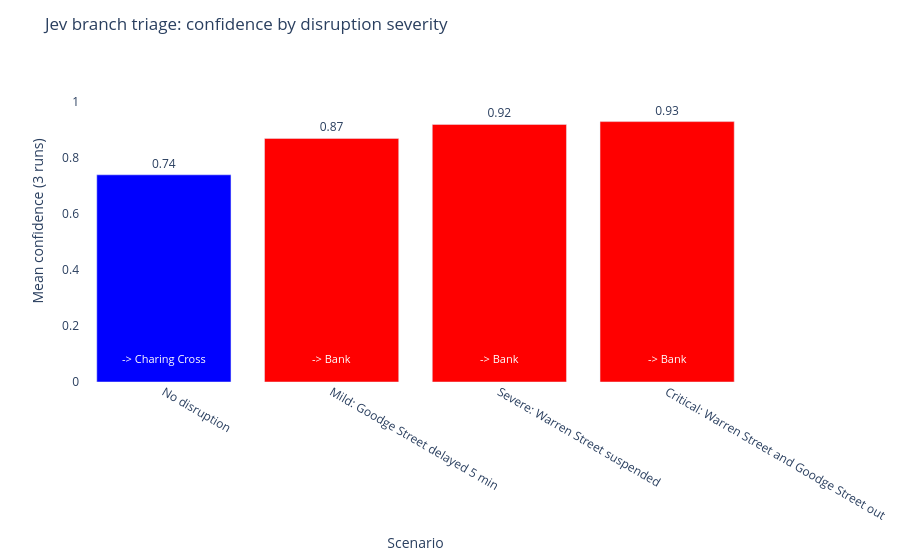

Notebook source saved alongside this figure:
### Markdown cell above
### Branch triage confidence progression

As disruption severity increases on the Charing Cross branch, Jev's confidence in choosing Bank rises cleanly. With both branches clear it reflects a genuine but not overwhelming preference for Charing Cross (the shorter route). By the time two stations are suspended the choice is unambiguous.

### Code cell
scenario_labels = summary["scenario"].tolist()
conf_values     = summary["mean_confidence"].tolist()
choices         = summary["choice"].tolist()
choice_colors   = ["blue" if c == "Charing Cross" else "red" for c in choices]

fig3 = go.Figure()
fig3.add_trace(go.Bar(
    x=scenario_labels,
    y=conf_values,
    marker_color=choice_colors,
    text=[f"{v:.2f}" for v in conf_values],
    textposition="outside",
))

for i, (label, choice, conf) in enumerate(zip(scenario_labels, choices, conf_values)):
    fig3.add_annotation(
        x=label,
        y=0.05,  # near the bottom of the bar
        text=f"-> {choice}",
        showarrow=False,
        font=dict(size=11, color="white"),
        yanchor="bottom",
    )

fig3.update_layout(
    title="Jev branch triage: confidence by disruption severity",
    xaxis_title="Scenario",
    yaxis_title="Mean confidence (3 runs)",
    yaxis=dict(range=[0, 1.15]),
    plot_bgcolor="white",
    paper_bgcolor="white",
    font=dict(size=12),
    margin=dict(t=60, b=40),
    showlegend=False,
)
fig3.show()

### Figure 1 — Plotly figure (JSON) as saved in the notebook; plotly's stock layout.template omitted (floating-point values rounded to 4 significant figures)
{"data": [{"marker": {"color": ["blue", "red", "red", "red"]}, "text": ["0.74", "0.87", "0.92", "0.93"], "textposition": "outside", "type": "bar", "x": ["No disruption", "Mild: Goodge Street delayed 5 min", "Severe: Warren Street suspended", "Critical: Warren Street and Goodge Street out"], "y": [0.74, 0.87, 0.92, 0.93]}], "layout": {"annotations": [{"font": {"color": "white", "size": 11}, "showarrow": false, "text": "-> Charing Cross", "x": "No disruption", "y": 0.05, "yanchor": "bottom"}, {"font": {"color": "white", "size": 11}, "showarrow": false, "text": "-> Bank", "x": "Mild: Goodge Street delayed 5 min", "y": 0.05, "yanchor": "bottom"}, {"font": {"color": "white", "size": 11}, "showarrow": false, "text": "-> Bank", "x": "Severe: Warren Street suspended", "y": 0.05, "yanchor": "bottom"}, {"font": {"color": "white", "size": 11}, "showarrow": false, "text": "-> Bank", "x": "Critical: Warren Street and Goodge Street out", "y": 0.05, "yanchor": "bottom"}], "font": {"size": 12}, "margin": {"b": 40, "t": 60}, "paper_bgcolor": "white", "plot_bgcolor": "white", "showlegend": false, "title": {"text": "Jev branch triage: confidence by disruption severity"}, "xaxis": {"title": {"text": "Scenario"}}, "yaxis": {"range": [0, 1.15], "title": {"text": "Mean confidence (3 runs)"}}}}
